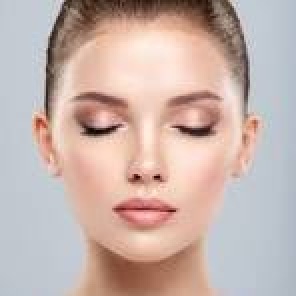
#> input picture 01_sandbox/face.jpg, 148 x 148 px (shown 2 times larger)
$ python blur.py
#> lines starting #> are read from the running program, lines starting #| are printed output that depends on the picture; after the words box and inside, x2 and y2 are one past the last pixel; in counts of white or black regions, pixels touching at a corner belong together
import cv2

face = cv2.imread("face.jpg")
#> face is the input picture: shape (148, 148, 3); mean B, G, R 172.2, 178.8, 199.4
flower = cv2.imread("flower.jpg")
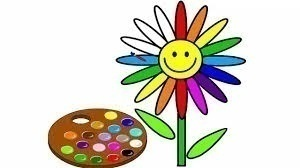
#> input picture 01_sandbox/flower.jpg, 300 x 168 px
#> flower is the input picture: shape (168, 300, 3); mean B, G, R 202.3, 213.7, 217.7

# Вырезали ROI
roi_face = face[40:70, 40:70]
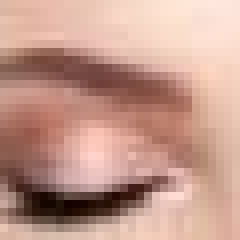
#> roi_face: shape (30, 30, 3) (shown 8 times larger); mean B, G, R 140, 153.6, 195.3

# Размыли
blur = cv2.GaussianBlur(roi_face, (5, 5), 0)
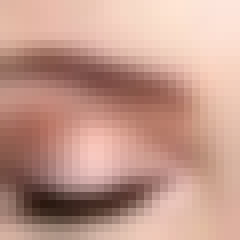
#> blur: shape (30, 30, 3) (shown 8 times larger); mean B, G, R 139.6, 153.2, 195

# Вставили обратно
face[40:70, 40:70] = blur
#> face: shape (148, 148, 3); 4.04% of pixels changed, all inside (x1, y1, x2, y2) = (40, 40, 70, 70)

# Сохранили и показали
cv2.imwrite("face_blurred.jpg", face)
cv2.imshow("Result", face)
cv2.waitKey(0)
cv2.destroyAllWindows()
